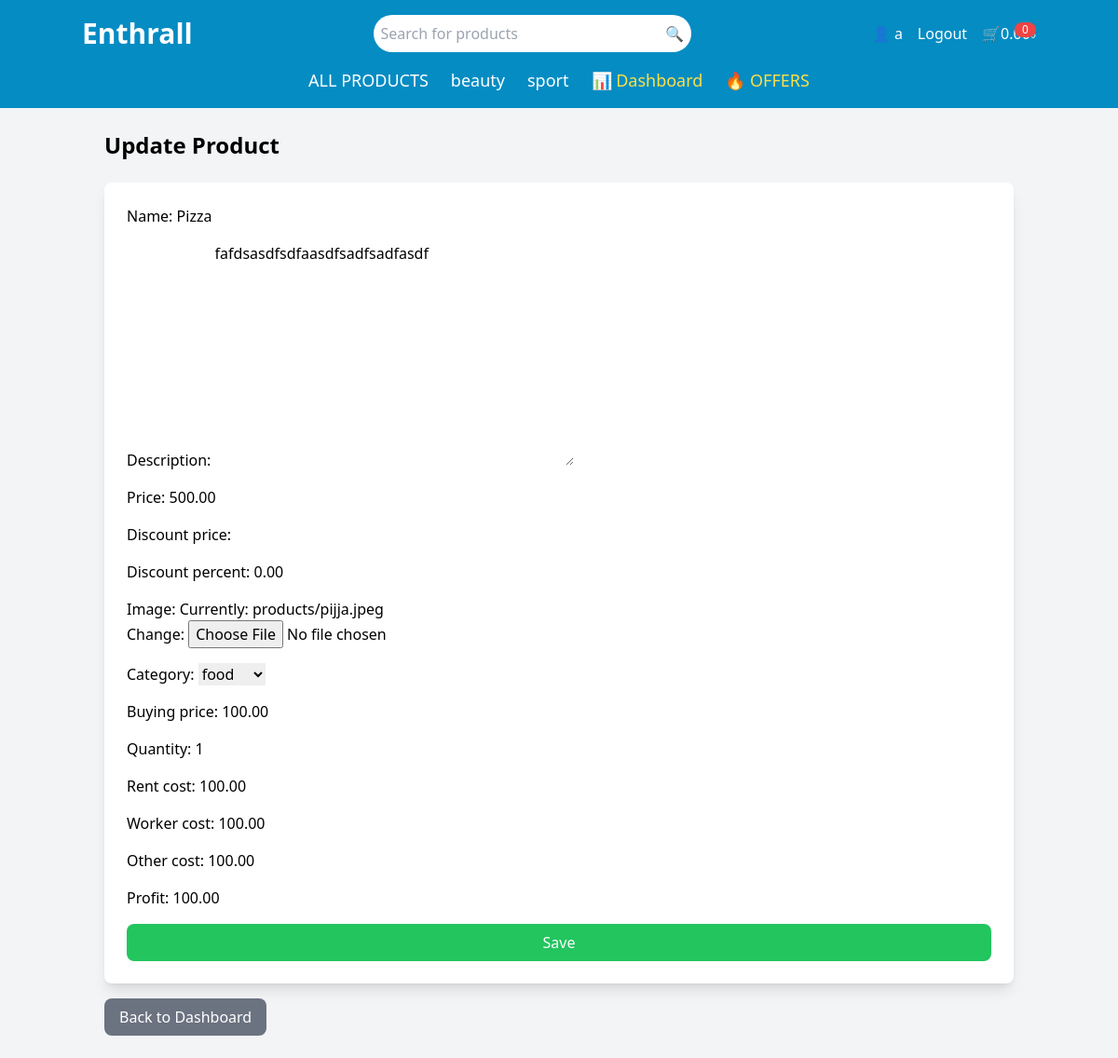
Page /product/update/1/ (signed in) on the committed database.
### accounts/models.py (models this page shows, shortened)
class User(AbstractBaseUser, PermissionsMixin):
    full_name = models.CharField(max_length=255, null=False, blank=False)
    email = models.EmailField(unique=True, null=False, blank=False)
    is_active = models.BooleanField(default=True)
    is_staff = models.BooleanField(default=False)
    is_superuser = models.BooleanField(default=False)
    objects = UserManager()
    USERNAME_FIELD = 'email'
    REQUIRED_FIELDS = ['full_name']

### shop/models.py (models this page shows, shortened)
class Category(models.Model):
    name = models.CharField(max_length=255, unique=True)
    image = models.ImageField(upload_to='categories/', blank=True, null=True)
    is_show = models.BooleanField(default=False)
    def __str__(self):
        return self.name

class Product(models.Model):
    name = models.CharField(max_length=255)
    description = models.TextField()
    price = models.DecimalField(max_digits=10, decimal_places=2)
    discount_price = models.DecimalField(max_digits=10, decimal_places=2, blank=True, null=True)
    discount_percent = models.DecimalField(max_digits=5, decimal_places=2, default=0.0)
    image = models.ImageField(upload_to='products/')
    category = models.ForeignKey(Category, on_delete=models.CASCADE, null=True, blank=True, related_name="products")
    buying_price = models.DecimalField(max_digits=10, decimal_places=2, default=0.0)
    quantity = models.PositiveIntegerField(default=1)
    rent_cost = models.DecimalField(max_digits=10, decimal_places=2, default=0.0)
    worker_cost = models.DecimalField(max_digits=10, decimal_places=2, default=0.0)
    other_cost = models.DecimalField(max_digits=10, decimal_places=2, default=0.0)
    profit = models.DecimalField(max_digits=10, decimal_places=2, default=0.0)
    single_piece_price = models.DecimalField(max_digits=10, decimal_places=2, editable=False, default=0.0)

### shop/views.py (the view)
# urls.py: path('product/update/<int:pk>/', views.update_product, name='update_product'),
@login_required
@user_passes_test(superuser_required)
def update_product(request, pk):
    product = get_object_or_404(Product, pk=pk)
    if request.method == "POST":
        form = ProductForm(request.POST, request.FILES, instance=product)
        if form.is_valid():
            form.save()
            messages.success(request, "Product updated successfully!")
            return redirect('shop:dashboard')
    else:
        form = ProductForm(instance=product)
    return render(request, 'shop/product_form.html', {'form': form, 'title': 'Update Product'})

### shop/forms.py (shortened to what this page needs)
class ProductForm(forms.ModelForm):
    class Meta:
        model = Product
        fields = ['name', 'description', 'price', 'discount_price', 'discount_percent', 'image', 'category', 'buying_price', 'quantity', 'rent_cost', 'worker_cost', 'other_cost', 'profit']

### shop/context_processors.py (called while the page is built)
def categories_processor(request):
    categories = Category.objects.filter(is_show=True)
    return {'categories': categories}

### shop/views.py (called while the page is built)
def superuser_required(user):
    return user.is_superuser

### templates/shop/product_form.html (shortened to what this page needs)
{% load static %}
<!DOCTYPE html>
<html lang="en">
<head>
    <script src="https://cdn.tailwindcss.com"></script>
</head>
<body class="bg-gray-100">
    {% include 'shop/header.html' %}
    <div class="container mx-auto p-6">
        <h2 class="text-2xl font-bold mb-6">{{ title }}</h2>
        <form method="post" enctype="multipart/form-data" class="bg-white p-6 rounded-lg shadow-lg">
            <div class="space-y-4">
                {{ form.as_p }}
            </div>
            <button type="submit" class="w-full px-4 py-2 mt-4 bg-green-500 text-white rounded-lg hover:bg-green-600 focus:outline-none focus:ring-2 focus:ring-green-300">
                Save
            </button>
        </form>
        <a href="{% url 'shop:dashboard' %}" class="mt-4 inline-block px-4 py-2 text-white bg-gray-500 rounded-lg hover:bg-gray-600 focus:outline-none focus:ring-2 focus:ring-gray-300">
            Back to Dashboard
        </a>
    </div>
</body>
</html>

### templates/shop/header.html (shortened to what this page needs)
{% load static %}
<header class="bg-blue-600 p-4 text-white" style="background-color: rgb(4, 140, 195);">
    <div class="container mx-auto flex justify-between items-center">
        <div class="text-3xl font-bold">
            <a href="">
                <span class="text-white">Enthrall</span>
            </a>
        </div>
        <div class="relative w-1/3">
            <input type="text" placeholder="Search for products"
                class="w-full p-2 rounded-full text-black border-none focus:outline-none">
            <button class="absolute right-2 top-2 text-gray-500">
                🔍
            </button>
        </div>
        <div class="flex items-center space-x-4">
            {% if request.user.is_authenticated %}
                <span>👤 {{ request.user.full_name }}</span>
                <a href="{% url 'accounts:logout' %}" class="hover:text-gray-300">Logout</a>
            {% else %}
                <a href="{% url 'accounts:login' %}" class="flex items-center space-x-2 hover:text-gray-300">
                    👤 <span>LOGIN / REGISTER</span>
                </a>
            {% endif %}
            <a href="" class="flex items-center space-x-2 relative">
                🛒 <span>0.00৳</span>
                <span class="absolute top-0 right-0 bg-red-500 text-white text-xs px-2 rounded-full">0</span>
            </a>
        </div>
    </div>
    <nav class="mt-4">
        <ul class="flex justify-center space-x-6 text-lg">
            <li><a href="{% url 'shop:product_list' %}" class="hover:underline">ALL PRODUCTS</a></li>
            {% for category in categories %}
                <li><a href="{% url 'shop:product_list' %}?category={{ category.name }}" class="hover:underline">{{ category.name }}</a></li>
            {% endfor %}
            {% if request.user.is_superuser %}
                <li><a href="{% url 'shop:dashboard' %}" class="text-yellow-300 hover:underline">📊 Dashboard</a></li>
            {% endif %}
            <li><a href="" class="text-yellow-300 hover:underline">🔥 OFFERS</a></li>
        </ul>
    </nav>
</header>

### rows in the picture
User: user.full_name "a"
Category: name "beauty"
Category: name "sport"
Product: name "Pizza", description "fafdsasdfsdfaasdfsadfsadfasdf", price "500.00", discount_percent "0.00", category "food", buying_price "100.00", quantity "1", rent_cost "100.00", worker_cost "100.00", other_cost "100.00", profit "100.00"

### other values in the picture
{{ title }} "Update Product"
